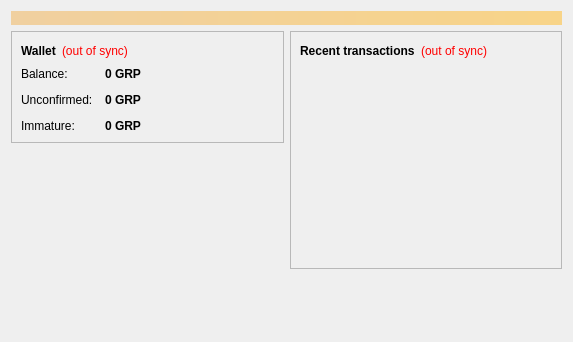
<?xml version="1.0" encoding="UTF-8"?>
<ui version="4.0">
 <class>OverviewPage</class>
 <widget class="QWidget" name="OverviewPage">
  <property name="geometry">
   <rect>
    <x>0</x>
    <y>0</y>
    <width>573</width>
    <height>342</height>
   </rect>
  </property>
  <property name="windowTitle">
   <string>Form</string>
  </property>
  <layout class="QVBoxLayout" name="topLayout">
   <item>
    <widget class="QLabel" name="labelAlerts">
     <property name="visible">
      <bool>false</bool>
     </property>
     <property name="styleSheet">
      <string notr="true">background-color: qlineargradient(x1: 0, y1: 0, x2: 1, y2: 0, stop:0 #F0D0A0, stop:1 #F8D488); color:#000000;</string>
     </property>
     <property name="wordWrap">
      <bool>true</bool>
     </property>
     <property name="margin">
      <number>3</number>
     </property>
    </widget>
   </item>
   <item>
    <layout class="QHBoxLayout" name="horizontalLayout" stretch="1,1">
     <item>
      <layout class="QVBoxLayout" name="verticalLayout_2">
       <item>
        <widget class="QFrame" name="frame">
         <property name="frameShape">
          <enum>QFrame::StyledPanel</enum>
         </property>
         <property name="frameShadow">
          <enum>QFrame::Raised</enum>
         </property>
         <layout class="QVBoxLayout" name="verticalLayout_4">
          <item>
           <layout class="QHBoxLayout" name="horizontalLayout_4">
            <item>
             <widget class="QLabel" name="label_5">
              <property name="font">
               <font>
                <weight>75</weight>
                <bold>true</bold>
               </font>
              </property>
              <property name="text">
               <string>Wallet</string>
              </property>
             </widget>
            </item>
            <item>
             <widget class="QLabel" name="labelWalletStatus">
              <property name="toolTip">
               <string>The displayed information may be out of date. Your wallet automatically synchronizes with the Groupcoin network after a connection is established, but this process has not completed yet.</string>
              </property>
              <property name="styleSheet">
               <string notr="true">QLabel { color: red; }</string>
              </property>
              <property name="text">
               <string notr="true">(out of sync)</string>
              </property>
              <property name="alignment">
               <set>Qt::AlignLeading|Qt::AlignLeft|Qt::AlignVCenter</set>
              </property>
             </widget>
            </item>
            <item>
             <spacer name="horizontalSpacer_2">
              <property name="orientation">
               <enum>Qt::Horizontal</enum>
              </property>
              <property name="sizeHint" stdset="0">
               <size>
                <width>40</width>
                <height>20</height>
               </size>
              </property>
             </spacer>
            </item>
           </layout>
          </item>
          <item>
           <layout class="QFormLayout" name="formLayout_2">
            <property name="fieldGrowthPolicy">
             <enum>QFormLayout::AllNonFixedFieldsGrow</enum>
            </property>
            <property name="horizontalSpacing">
             <number>12</number>
            </property>
            <property name="verticalSpacing">
             <number>12</number>
            </property>
            <item row="0" column="0">
             <widget class="QLabel" name="label">
              <property name="text">
               <string>Balance:</string>
              </property>
             </widget>
            </item>
            <item row="0" column="1">
             <widget class="QLabel" name="labelBalance">
              <property name="font">
               <font>
                <weight>75</weight>
                <bold>true</bold>
               </font>
              </property>
              <property name="cursor">
               <cursorShape>IBeamCursor</cursorShape>
              </property>
              <property name="toolTip">
               <string>Your current balance</string>
              </property>
              <property name="text">
               <string notr="true">0 GRP</string>
              </property>
              <property name="textInteractionFlags">
               <set>Qt::LinksAccessibleByMouse|Qt::TextSelectableByKeyboard|Qt::TextSelectableByMouse</set>
              </property>
             </widget>
            </item>
            <item row="1" column="0">
             <widget class="QLabel" name="label_3">
              <property name="text">
               <string>Unconfirmed:</string>
              </property>
             </widget>
            </item>
            <item row="1" column="1">
             <widget class="QLabel" name="labelUnconfirmed">
              <property name="font">
               <font>
                <weight>75</weight>
                <bold>true</bold>
               </font>
              </property>
              <property name="cursor">
               <cursorShape>IBeamCursor</cursorShape>
              </property>
              <property name="toolTip">
               <string>Total of transactions that have yet to be confirmed, and do not yet count toward the current balance</string>
              </property>
              <property name="text">
               <string notr="true">0 GRP</string>
              </property>
              <property name="textInteractionFlags">
               <set>Qt::LinksAccessibleByMouse|Qt::TextSelectableByKeyboard|Qt::TextSelectableByMouse</set>
              </property>
             </widget>
            </item>
            <item row="2" column="0">
             <widget class="QLabel" name="labelImmatureText">
              <property name="text">
               <string>Immature:</string>
              </property>
             </widget>
            </item>
            <item row="2" column="1">
             <widget class="QLabel" name="labelImmature">
              <property name="font">
               <font>
                <weight>75</weight>
                <bold>true</bold>
               </font>
              </property>
              <property name="toolTip">
               <string>Mined balance that has not yet matured</string>
              </property>
              <property name="text">
               <string notr="true">0 GRP</string>
              </property>
              <property name="textInteractionFlags">
               <set>Qt::LinksAccessibleByMouse|Qt::TextSelectableByKeyboard|Qt::TextSelectableByMouse</set>
              </property>
             </widget>
            </item>
           </layout>
          </item>
         </layout>
        </widget>
       </item>
       <item>
        <spacer name="verticalSpacer">
         <property name="orientation">
          <enum>Qt::Vertical</enum>
         </property>
         <property name="sizeHint" stdset="0">
          <size>
           <width>20</width>
           <height>40</height>
          </size>
         </property>
        </spacer>
       </item>
      </layout>
     </item>
     <item>
      <layout class="QVBoxLayout" name="verticalLayout_3">
       <item>
        <widget class="QFrame" name="frame_2">
         <property name="frameShape">
          <enum>QFrame::StyledPanel</enum>
         </property>
         <property name="frameShadow">
          <enum>QFrame::Raised</enum>
         </property>
         <layout class="QVBoxLayout" name="verticalLayout">
          <item>
           <layout class="QHBoxLayout" name="horizontalLayout_2">
            <item>
             <widget class="QLabel" name="label_4">
              <property name="text">
               <string>&lt;b&gt;Recent transactions&lt;/b&gt;</string>
              </property>
             </widget>
            </item>
            <item>
             <widget class="QLabel" name="labelTransactionsStatus">
              <property name="toolTip">
               <string>The displayed information may be out of date. Your wallet automatically synchronizes with the Groupcoin network after a connection is established, but this process has not completed yet.</string>
              </property>
              <property name="styleSheet">
               <string notr="true">QLabel { color: red; }</string>
              </property>
              <property name="text">
               <string notr="true">(out of sync)</string>
              </property>
              <property name="alignment">
               <set>Qt::AlignRight|Qt::AlignTrailing|Qt::AlignVCenter</set>
              </property>
             </widget>
            </item>
            <item>
             <spacer name="horizontalSpacer">
              <property name="orientation">
               <enum>Qt::Horizontal</enum>
              </property>
              <property name="sizeHint" stdset="0">
               <size>
                <width>40</width>
                <height>20</height>
               </size>
              </property>
             </spacer>
            </item>
           </layout>
          </item>
          <item>
           <widget class="QListView" name="listTransactions">
            <property name="styleSheet">
             <string notr="true">QListView { background: transparent; }</string>
            </property>
            <property name="frameShape">
             <enum>QFrame::NoFrame</enum>
            </property>
            <property name="verticalScrollBarPolicy">
             <enum>Qt::ScrollBarAlwaysOff</enum>
            </property>
            <property name="horizontalScrollBarPolicy">
             <enum>Qt::ScrollBarAlwaysOff</enum>
            </property>
            <property name="selectionMode">
             <enum>QAbstractItemView::NoSelection</enum>
            </property>
           </widget>
          </item>
         </layout>
        </widget>
       </item>
       <item>
        <spacer name="verticalSpacer_2">
         <property name="orientation">
          <enum>Qt::Vertical</enum>
         </property>
         <property name="sizeHint" stdset="0">
          <size>
           <width>20</width>
           <height>40</height>
          </size>
         </property>
        </spacer>
       </item>
      </layout>
     </item>
    </layout>
   </item>
  </layout>
 </widget>
 <resources/>
 <connections/>
</ui>
